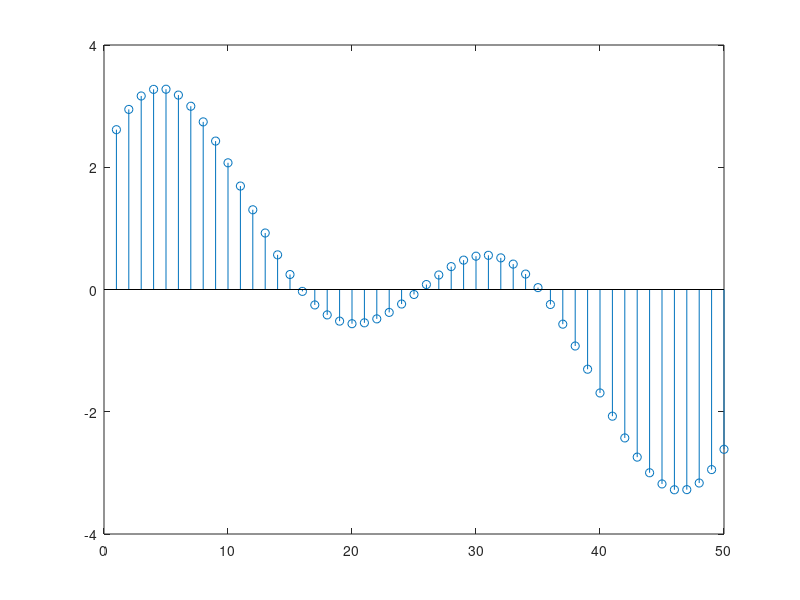

MATLAB code to generate this figure:
% Zadatak 3.

% Nacrtajte gornje dvije funkcije f1 i f2 kori²tenjem funkcija stairs i stem.

clear
clc

x = linspace(-4,4,50);
f1 = x .* sin(x);
f2 = x .* cos(x);
stairs(x, f1)
stairs(x, f2)
stem(f1)
stem(f2)